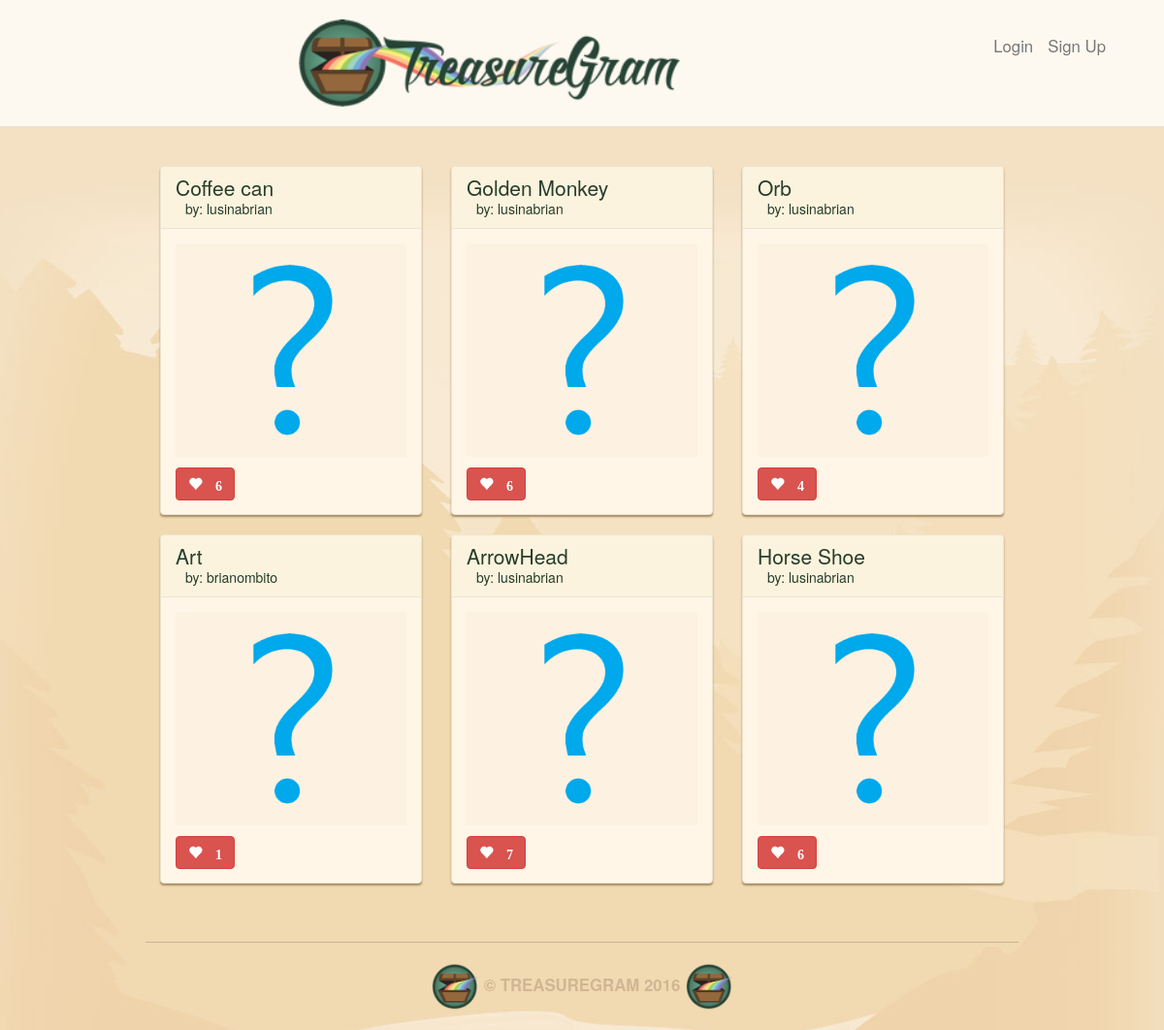
The page / on the database its author committed.
### main_app/models.py (models this page shows, shortened)
class Treasures(models.Model):
    user = models.ForeignKey(User)
    name = models.CharField(max_length=100)
    value = models.DecimalField(max_digits=10, decimal_places=2)
    material = models.CharField(max_length=100)
    location = models.CharField(max_length=100)
    image = models.ImageField(upload_to='media/treasure_images', default='media/default.png')
    likes = models.IntegerField(default=0)

### main_app/views.py (the view)
# urls.py: url(r'^$', views.index, name='index'),
def index(request):
    treasures = Treasures.objects.all()
    form = TreasureForm()
    context = {"treasures": treasures, "form": form}
    return render(request=request, template_name="index.html", context=context)

### main_app/templates/index.html (shortened to what this page needs)
{% extends 'base.html' %}
{% load staticfiles %}
{% block content %}
	<div class="row">
	{% for treasure in treasures %}
      <div class="col-md-4">
      <div class="treasure panel panel-default">
        <div class="panel-heading">
          <h3 class="panel-title">{{ treasure.name }}</h3>
          <a class="panel-username" href="/user/{{treasure.user.username}}/">
              by: {{ treasure.user.username }}
          </a>
        </div>
        <div class="panel-body">
          <a href="/{{treasure.id}}/">
          <div class="treasure-photo">
            <img src="{{ treasure.image.url }}">
          </div>
          </a>
          <button id ="likes" data-id="{{treasure.id}}" class="btn btn-mini btn-danger glyphicon glyphicon-heart" type="button">
            {% if treasure.likes > 0 %} {{ treasure.likes }} {% endif %}
          </button>
        </div>
      </div>
      </div>
      {% if forloop.counter|divisibleby:3 and not forloop.last %}
        </div><br><div class="row">
      {% endif %}
	{% endfor %}
	</div><br>
{% endblock %}

### main_app/static/css/style.css (style rules this page uses)
body { background: #f3e1c5 url(../images/brand-bg.jpg) no-repeat center top; color: #263d2c; }
.panel { background: #fff6e8; border-color: #ece4cf; box-shadow: 0 2px 2px #a58d65; }
.panel-default .panel-heading { background: #fbf3dd; border-color: #ece4cf; }
.panel-body { position: relative; }
.panel-title { font-size: 1.5em; color: #263d2c; }
.panel-username { margin-left: 10px; font-size: 1.0em; color: #263d2c; }
.treasure { margin-bottom: 20px; }
.treasure:last-child { margin-bottom: 0; }
.treasure-photo { background: #fdf2e1; float: left; margin-right: 5%; padding: 20px; position: relative; text-align: center; width: 100%; }
.treasure-photo img { width: 180px; max-height: 100%; }
.btn { margin-top: 10px; font-weight: bold; font-size: 14px; }

### rows shown on the page
Treasures: name "Coffee can", user.username "lusinabrian", image (placeholder picture), likes "6"
Treasures: name "Golden Monkey", user.username "lusinabrian", image (placeholder picture), likes "6"
Treasures: name "Orb", user.username "lusinabrian", image (placeholder picture), likes "4"
Treasures: name "Art", user.username "brianombito", image (placeholder picture), likes "1"
Treasures: name "ArrowHead", user.username "lusinabrian", image (placeholder picture), likes "7"
Treasures: name "Horse Shoe", user.username "lusinabrian", image (placeholder picture), likes "6"
